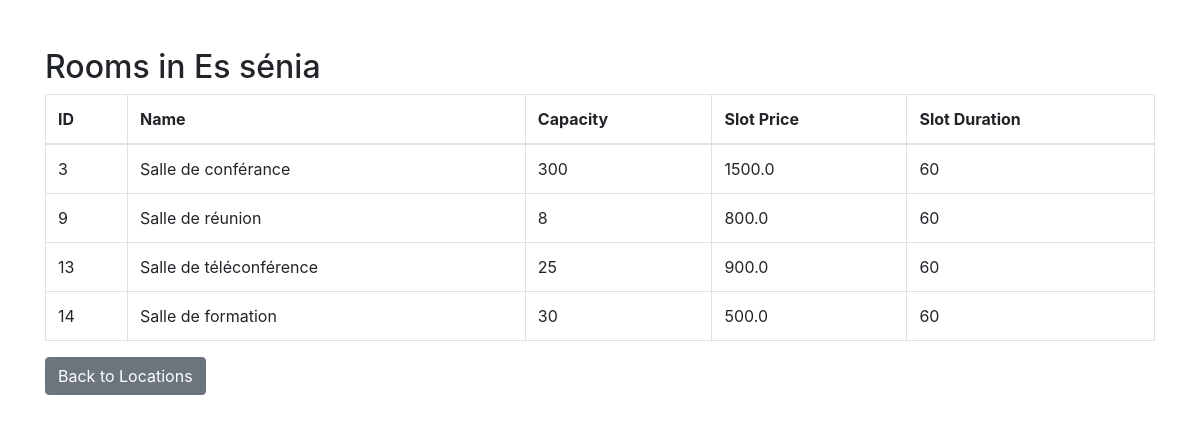
Page /admin/locations/4/rooms on the committed database.
### models.py (models this page shows)
class Location(db.Model):
    __tablename__ = 'locations'
    id = db.Column(db.Integer, primary_key=True)
    name = db.Column(db.String(100), nullable=False)
    image_data = db.Column(db.LargeBinary, nullable=True) #largebinary -----> pour image
    rooms = db.relationship('Room', backref='location')

class Room(db.Model):
    __tablename__ = 'rooms'
    id = db.Column(db.Integer, primary_key=True)
    name = db.Column(db.String(100), nullable=False)
    capacity = db.Column(db.Integer, nullable=False)
    slot_price = db.Column(db.Float, nullable=False)
    slot_duration =db.Column(db.Integer,nullable=False,default=60)  #ppar défault 1h
    location_id = db.Column(db.Integer, db.ForeignKey('locations.id'), nullable=False)
    bookings = db.relationship('Booking', backref='room')
    image_data = db.Column(db.LargeBinary)

### admin_bcnslg_bleu.py (the view)
@admin_bp.route('/locations/<int:location_id>/rooms')
def location_rooms(location_id):
    from data_access1 import get_all_rooms, get_all_locations
    location = next((loc for loc in get_all_locations() if loc.id == location_id), None)
    if not location:
        return "Location not found", 404
    rooms = [room for room in get_all_rooms() if room.location_id == location_id]
    return render_template('location_rooms.html', location=location, rooms=rooms)

### data_access1.py (called while the page is built)
def get_all_locations():
    return Location.query.all()

def get_all_rooms():
    return Room.query.all()

### templates/location_rooms.html (shortened to what this page needs)
<!DOCTYPE html>
<html lang="en">
<head>
    <link rel="stylesheet" href="https://stackpath.bootstrapcdn.com/bootstrap/4.5.2/css/bootstrap.min.css">
</head>
<body>
<div class="container mt-5">
    <h2>Rooms in {{ location.name }}</h2>
    <table class="table table-bordered">
        <thead>
            <tr>
                <th>ID</th>
                <th>Name</th>
                <th>Capacity</th>
                <th>Slot Price</th>
                <th>Slot Duration</th>
            </tr>
        </thead>
        <tbody>
            {% for room in rooms %}
            <tr>
                <td>{{ room.id }}</td>
                <td>{{ room.name }}</td>
                <td>{{ room.capacity }}</td>
                <td>{{ room.slot_price }}</td>
                <td>{{ room.slot_duration }}</td>
            </tr>
            {% endfor %}
        </tbody>
    </table>
    <a href="{{ url_for('admin_bp.locations_page') }}" class="btn btn-secondary">Back to Locations</a>
</div>
</body>
</html>

### rows in the picture
Location: name "Es sénia"
Room: id "3", name "Salle de conférance", capacity "300", slot_price "1500.0", slot_duration "60"
Room: id "9", name "Salle de réunion", capacity "8", slot_price "800.0", slot_duration "60"
Room: id "13", name "Salle de téléconférence", capacity "25", slot_price "900.0", slot_duration "60"
Room: id "14", name "Salle de formation", capacity "30", slot_price "500.0", slot_duration "60"
